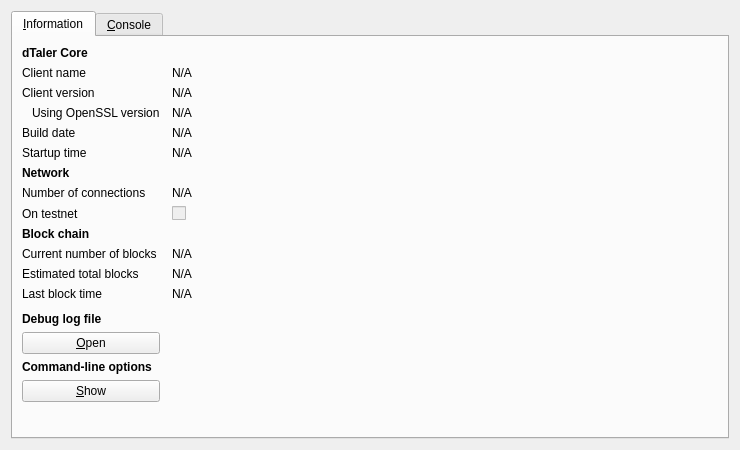
<?xml version="1.0" encoding="UTF-8"?>
<ui version="4.0">
 <class>RPCConsole</class>
 <widget class="QDialog" name="RPCConsole">
  <property name="geometry">
   <rect>
    <x>0</x>
    <y>0</y>
    <width>740</width>
    <height>450</height>
   </rect>
  </property>
  <property name="windowTitle">
   <string>dTaler - Debug window</string>
  </property>
  <layout class="QVBoxLayout" name="verticalLayout_2">
   <item>
    <widget class="QTabWidget" name="tabWidget">
     <property name="currentIndex">
      <number>0</number>
     </property>
     <widget class="QWidget" name="tab_info">
      <attribute name="title">
       <string>&amp;Information</string>
      </attribute>
      <layout class="QGridLayout" name="gridLayout" columnstretch="0,1">
       <property name="horizontalSpacing">
        <number>12</number>
       </property>
       <item row="0" column="0">
        <widget class="QLabel" name="label_9">
         <property name="font">
          <font>
           <weight>75</weight>
           <bold>true</bold>
          </font>
         </property>
         <property name="text">
          <string>dTaler Core</string>
         </property>
        </widget>
       </item>
       <item row="1" column="0">
        <widget class="QLabel" name="label_5">
         <property name="text">
          <string>Client name</string>
         </property>
        </widget>
       </item>
       <item row="1" column="1">
        <widget class="QLabel" name="clientName">
         <property name="cursor">
          <cursorShape>IBeamCursor</cursorShape>
         </property>
         <property name="text">
          <string>N/A</string>
         </property>
         <property name="textFormat">
          <enum>Qt::PlainText</enum>
         </property>
         <property name="textInteractionFlags">
          <set>Qt::LinksAccessibleByMouse|Qt::TextSelectableByKeyboard|Qt::TextSelectableByMouse</set>
         </property>
        </widget>
       </item>
       <item row="2" column="0">
        <widget class="QLabel" name="label_6">
         <property name="text">
          <string>Client version</string>
         </property>
        </widget>
       </item>
       <item row="2" column="1">
        <widget class="QLabel" name="clientVersion">
         <property name="cursor">
          <cursorShape>IBeamCursor</cursorShape>
         </property>
         <property name="text">
          <string>N/A</string>
         </property>
         <property name="textFormat">
          <enum>Qt::PlainText</enum>
         </property>
         <property name="textInteractionFlags">
          <set>Qt::LinksAccessibleByMouse|Qt::TextSelectableByKeyboard|Qt::TextSelectableByMouse</set>
         </property>
        </widget>
       </item>
       <item row="3" column="0">
        <widget class="QLabel" name="label_14">
         <property name="text">
          <string>Using OpenSSL version</string>
         </property>
         <property name="indent">
          <number>10</number>
         </property>
        </widget>
       </item>
       <item row="3" column="1">
        <widget class="QLabel" name="openSSLVersion">
         <property name="cursor">
          <cursorShape>IBeamCursor</cursorShape>
         </property>
         <property name="text">
          <string>N/A</string>
         </property>
         <property name="textFormat">
          <enum>Qt::PlainText</enum>
         </property>
         <property name="textInteractionFlags">
          <set>Qt::LinksAccessibleByMouse|Qt::TextSelectableByKeyboard|Qt::TextSelectableByMouse</set>
         </property>
        </widget>
       </item>
       <item row="4" column="0">
        <widget class="QLabel" name="label_12">
         <property name="text">
          <string>Build date</string>
         </property>
        </widget>
       </item>
       <item row="4" column="1">
        <widget class="QLabel" name="buildDate">
         <property name="cursor">
          <cursorShape>IBeamCursor</cursorShape>
         </property>
         <property name="text">
          <string>N/A</string>
         </property>
         <property name="textFormat">
          <enum>Qt::PlainText</enum>
         </property>
         <property name="textInteractionFlags">
          <set>Qt::LinksAccessibleByMouse|Qt::TextSelectableByKeyboard|Qt::TextSelectableByMouse</set>
         </property>
        </widget>
       </item>
       <item row="5" column="0">
        <widget class="QLabel" name="label_13">
         <property name="text">
          <string>Startup time</string>
         </property>
        </widget>
       </item>
       <item row="5" column="1">
        <widget class="QLabel" name="startupTime">
         <property name="cursor">
          <cursorShape>IBeamCursor</cursorShape>
         </property>
         <property name="text">
          <string>N/A</string>
         </property>
         <property name="textFormat">
          <enum>Qt::PlainText</enum>
         </property>
         <property name="textInteractionFlags">
          <set>Qt::LinksAccessibleByMouse|Qt::TextSelectableByKeyboard|Qt::TextSelectableByMouse</set>
         </property>
        </widget>
       </item>
       <item row="6" column="0">
        <widget class="QLabel" name="label_11">
         <property name="font">
          <font>
           <weight>75</weight>
           <bold>true</bold>
          </font>
         </property>
         <property name="text">
          <string>Network</string>
         </property>
        </widget>
       </item>
       <item row="7" column="0">
        <widget class="QLabel" name="label_7">
         <property name="text">
          <string>Number of connections</string>
         </property>
        </widget>
       </item>
       <item row="7" column="1">
        <widget class="QLabel" name="numberOfConnections">
         <property name="cursor">
          <cursorShape>IBeamCursor</cursorShape>
         </property>
         <property name="text">
          <string>N/A</string>
         </property>
         <property name="textFormat">
          <enum>Qt::PlainText</enum>
         </property>
         <property name="textInteractionFlags">
          <set>Qt::LinksAccessibleByMouse|Qt::TextSelectableByKeyboard|Qt::TextSelectableByMouse</set>
         </property>
        </widget>
       </item>
       <item row="8" column="0">
        <widget class="QLabel" name="label_8">
         <property name="text">
          <string>On testnet</string>
         </property>
        </widget>
       </item>
       <item row="8" column="1">
        <widget class="QCheckBox" name="isTestNet">
         <property name="enabled">
          <bool>false</bool>
         </property>
         <property name="text">
          <string/>
         </property>
        </widget>
       </item>
       <item row="9" column="0">
        <widget class="QLabel" name="label_10">
         <property name="font">
          <font>
           <weight>75</weight>
           <bold>true</bold>
          </font>
         </property>
         <property name="text">
          <string>Block chain</string>
         </property>
        </widget>
       </item>
       <item row="10" column="0">
        <widget class="QLabel" name="label_3">
         <property name="text">
          <string>Current number of blocks</string>
         </property>
        </widget>
       </item>
       <item row="10" column="1">
        <widget class="QLabel" name="numberOfBlocks">
         <property name="cursor">
          <cursorShape>IBeamCursor</cursorShape>
         </property>
         <property name="text">
          <string>N/A</string>
         </property>
         <property name="textFormat">
          <enum>Qt::PlainText</enum>
         </property>
         <property name="textInteractionFlags">
          <set>Qt::LinksAccessibleByMouse|Qt::TextSelectableByKeyboard|Qt::TextSelectableByMouse</set>
         </property>
        </widget>
       </item>
       <item row="11" column="0">
        <widget class="QLabel" name="label_4">
         <property name="text">
          <string>Estimated total blocks</string>
         </property>
        </widget>
       </item>
       <item row="11" column="1">
        <widget class="QLabel" name="totalBlocks">
         <property name="cursor">
          <cursorShape>IBeamCursor</cursorShape>
         </property>
         <property name="text">
          <string>N/A</string>
         </property>
         <property name="textFormat">
          <enum>Qt::PlainText</enum>
         </property>
         <property name="textInteractionFlags">
          <set>Qt::LinksAccessibleByMouse|Qt::TextSelectableByKeyboard|Qt::TextSelectableByMouse</set>
         </property>
        </widget>
       </item>
       <item row="12" column="0">
        <widget class="QLabel" name="label_2">
         <property name="text">
          <string>Last block time</string>
         </property>
        </widget>
       </item>
       <item row="12" column="1">
        <widget class="QLabel" name="lastBlockTime">
         <property name="cursor">
          <cursorShape>IBeamCursor</cursorShape>
         </property>
         <property name="text">
          <string>N/A</string>
         </property>
         <property name="textFormat">
          <enum>Qt::PlainText</enum>
         </property>
         <property name="textInteractionFlags">
          <set>Qt::LinksAccessibleByMouse|Qt::TextSelectableByKeyboard|Qt::TextSelectableByMouse</set>
         </property>
        </widget>
       </item>
       <item row="13" column="0">
        <spacer name="verticalSpacer_2">
         <property name="orientation">
          <enum>Qt::Vertical</enum>
         </property>
         <property name="sizeHint" stdset="0">
          <size>
           <width>20</width>
           <height>20</height>
          </size>
         </property>
        </spacer>
       </item>
       <item row="14" column="0">
        <widget class="QLabel" name="labelDebugLogfile">
         <property name="font">
          <font>
           <weight>75</weight>
           <bold>true</bold>
          </font>
         </property>
         <property name="text">
          <string>Debug log file</string>
         </property>
        </widget>
       </item>
       <item row="15" column="0">
        <widget class="QPushButton" name="openDebugLogfileButton">
         <property name="toolTip">
          <string>Open the dTaler debug log file from the current data directory. This can take a few seconds for large log files.</string>
         </property>
         <property name="text">
          <string>&amp;Open</string>
         </property>
         <property name="autoDefault">
          <bool>false</bool>
         </property>
        </widget>
       </item>
       <item row="16" column="0">
        <widget class="QLabel" name="labelCLOptions">
         <property name="font">
          <font>
           <weight>75</weight>
           <bold>true</bold>
          </font>
         </property>
         <property name="text">
          <string>Command-line options</string>
         </property>
        </widget>
       </item>
       <item row="17" column="0">
        <widget class="QPushButton" name="showCLOptionsButton">
         <property name="toolTip">
          <string>Show the dTaler-Qt help message to get a list with possible dTaler command-line options.</string>
         </property>
         <property name="text">
          <string>&amp;Show</string>
         </property>
         <property name="autoDefault">
          <bool>false</bool>
         </property>
        </widget>
       </item>
       <item row="18" column="0">
        <spacer name="verticalSpacer">
         <property name="orientation">
          <enum>Qt::Vertical</enum>
         </property>
         <property name="sizeHint" stdset="0">
          <size>
           <width>20</width>
           <height>40</height>
          </size>
         </property>
        </spacer>
       </item>
      </layout>
     </widget>
     <widget class="QWidget" name="tab_console">
      <attribute name="title">
       <string>&amp;Console</string>
      </attribute>
      <layout class="QVBoxLayout" name="verticalLayout_3">
       <property name="spacing">
        <number>3</number>
       </property>
       <item>
        <widget class="QTextEdit" name="messagesWidget">
         <property name="minimumSize">
          <size>
           <width>0</width>
           <height>100</height>
          </size>
         </property>
         <property name="readOnly">
          <bool>true</bool>
         </property>
         <property name="tabKeyNavigation" stdset="0">
          <bool>false</bool>
         </property>
         <property name="columnCount" stdset="0">
          <number>2</number>
         </property>
        </widget>
       </item>
       <item>
        <layout class="QHBoxLayout" name="horizontalLayout">
         <property name="spacing">
          <number>3</number>
         </property>
         <item>
          <widget class="QLabel" name="label">
           <property name="text">
            <string notr="true">&gt;</string>
           </property>
          </widget>
         </item>
         <item>
          <widget class="QLineEdit" name="lineEdit"/>
         </item>
         <item>
          <widget class="QPushButton" name="clearButton">
           <property name="maximumSize">
            <size>
             <width>24</width>
             <height>24</height>
            </size>
           </property>
           <property name="toolTip">
            <string>Clear console</string>
           </property>
           <property name="text">
            <string/>
           </property>
           <property name="icon">
            <iconset resource="../bitcoin.qrc">
             <normaloff>:/icons/remove</normaloff>:/icons/remove</iconset>
           </property>
           <property name="shortcut">
            <string notr="true">Ctrl+L</string>
           </property>
           <property name="autoDefault">
            <bool>false</bool>
           </property>
          </widget>
         </item>
        </layout>
       </item>
      </layout>
     </widget>
    </widget>
   </item>
  </layout>
 </widget>
 <resources>
  <include location="../bitcoin.qrc"/>
 </resources>
 <connections/>
</ui>
